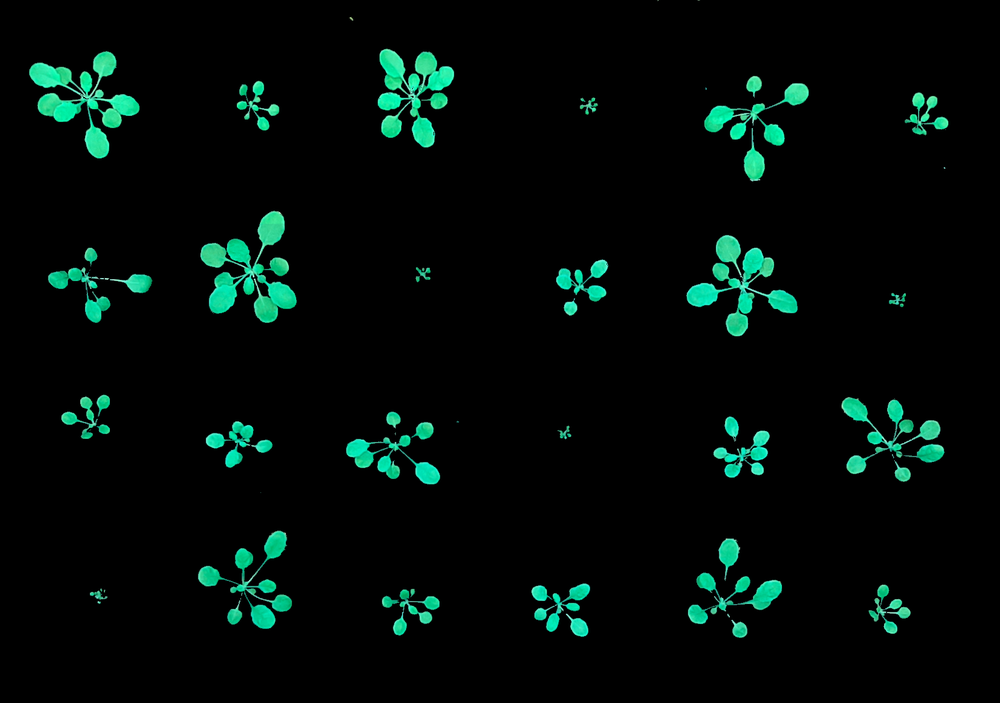
#> input picture phenotiki/plugin/tray/src/test.png, 1000 x 703 px, shrunk from 1647 x 1158 before the run
$ python -i fg_mask.py   (imports and definitions only)
#> lines starting #> are read from the running program, lines starting #| are printed output that depends on the picture; after the words box and inside, x2 and y2 are one past the last pixel; in counts of white or black regions, pixels touching at a corner belong together
#Author(s):
#   Converted from "Phenotiki - True phenotyping-in-a-box solution"
#   by Steven Dixon, Milena Bromm, Mateusz Glowacki
#   Original "Phenotiki - True phenotyping-in-a-box solution"
#   by M. Minervini and M.V. Giuffrida from IMT Advanced Studies of Lucca, S. Tsaftaris from University of Edinburgh
#
#
#   Version:   1.0
#   Date:      24/04/2020

import numpy as np
import skimage as sk
from cv2 import cv2
from skimage.color import rgb2gray


# FG_Mask segmentation
def fg_mask(image):
#> called with image = 'test.png'
    original = cv2.imread(image)
#> original is the input picture: shape (703, 1000, 3); mean B, G, R 8.6, 11.7, 1.8

    l_min = 111
    a_min = 49
    b_min = 137
    l_max = 240
    a_max = 114
    b_max = 240

    min_lab = np.array([l_min, a_min, b_min])
    max_lab = np.array([l_max, a_max, b_max])

    # Convert the BGR image to other color spaces
    image_lab = cv2.cvtColor(original, cv2.COLOR_BGR2LAB)
#> image_lab: shape (703, 1000, 3); mean of channels 0, 1, 2 10.7, 125, 128.9

    # Create the mask using the min and max values obtained from trackbar and apply bitwise and operation to get the
    # results
    mask_lab = cv2.inRange(image_lab, min_lab, max_lab)
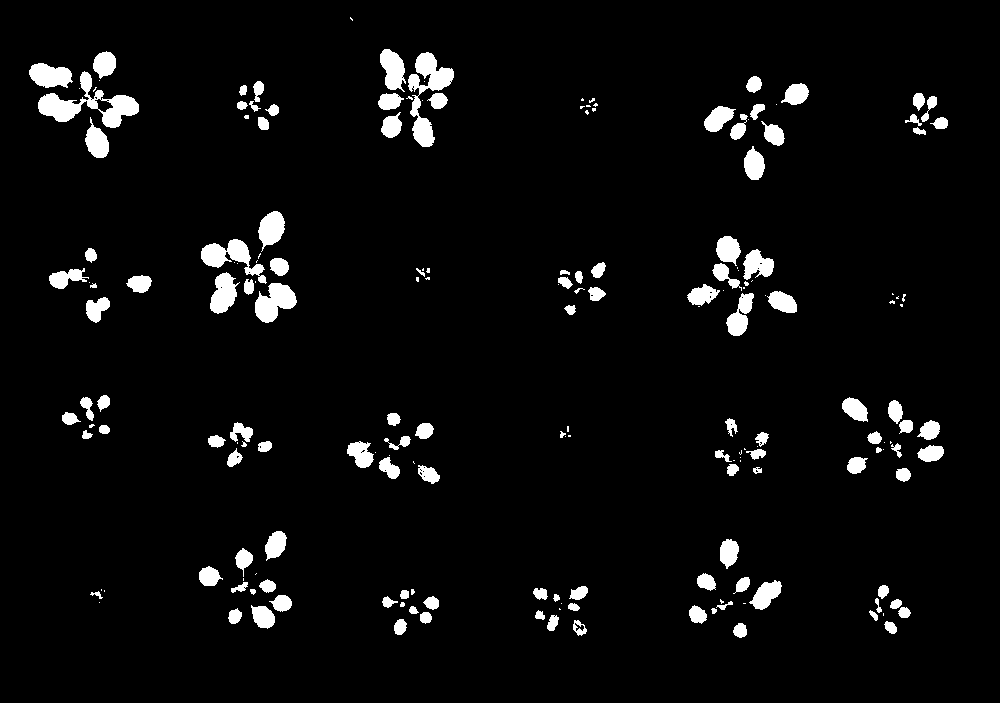
#> mask_lab: shape (703, 1000); 4.5% white; 192 white regions (69 under 20 px), largest, box (x1, y1, x2, y2) and area: (38, 71, 139, 128) 2007, (408, 52, 454, 147) 1708, (201, 239, 267, 284) 1125
    result_lab = cv2.bitwise_and(original, original, mask=mask_lab)
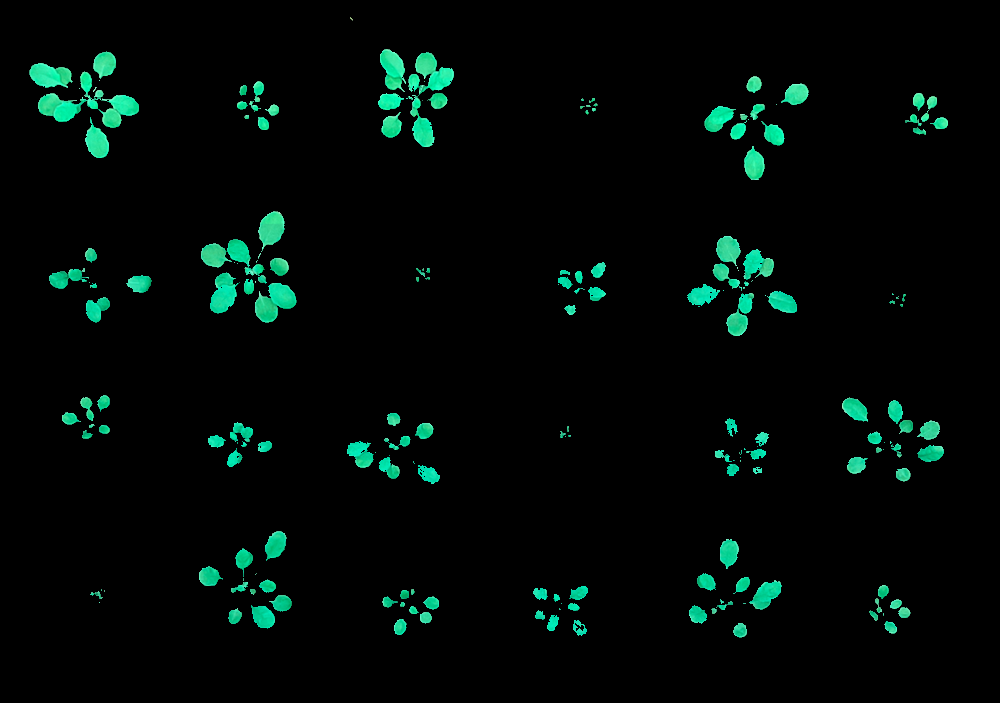
#> result_lab: shape (703, 1000, 3); mean B, G, R 7, 9.7, 1.3

    # Apply Masks
    image = rgb2gray(result_lab)
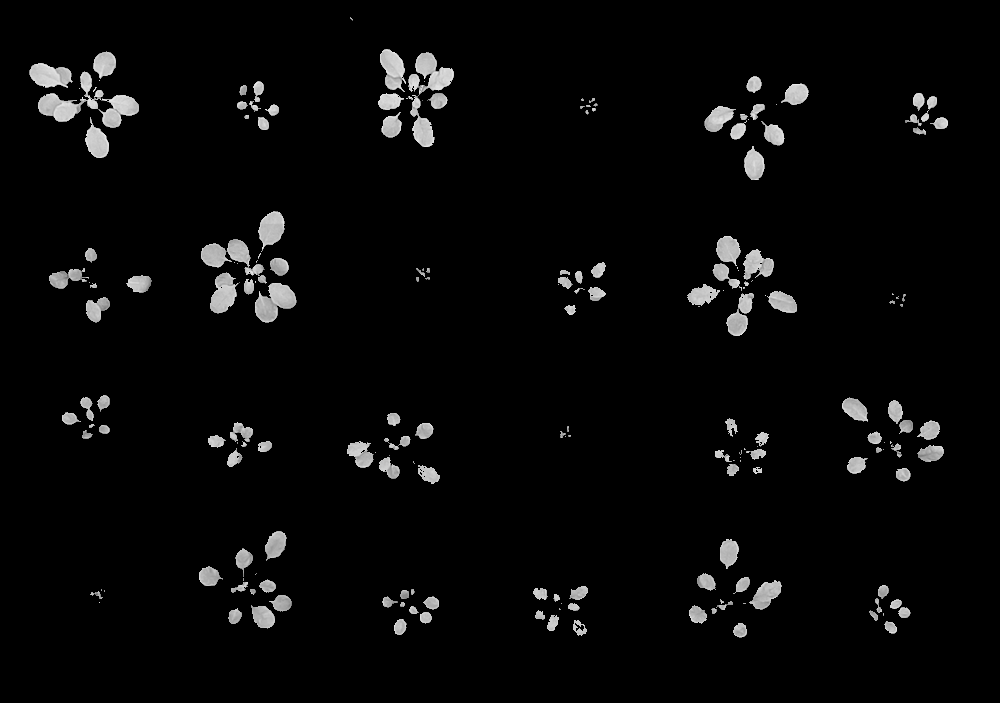
#> image: shape (703, 1000) float64; min 0, max 0.939, mean 0.0334

    mask = sk.img_as_float64(image)
    return mask

>>> result = fg_mask('test.png')
